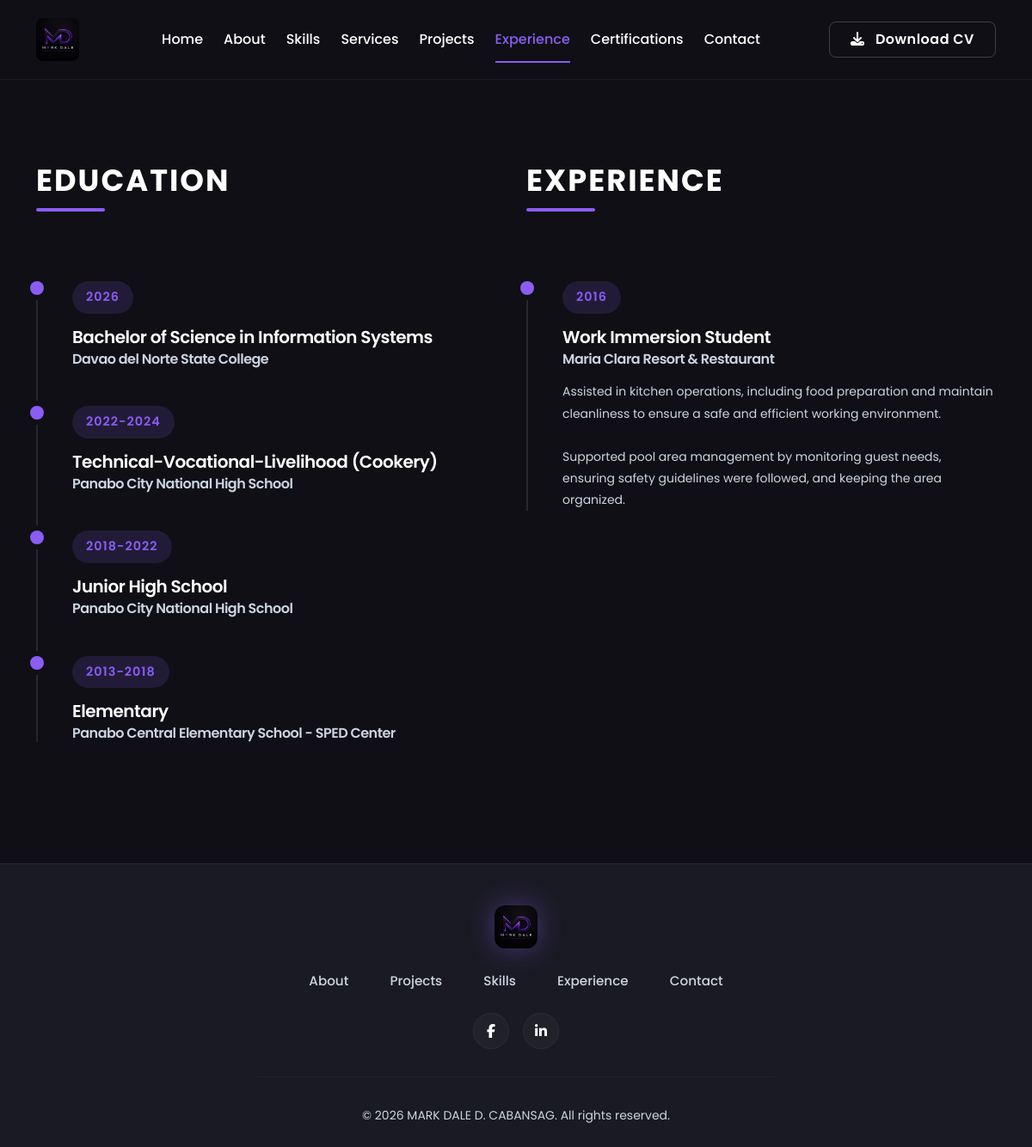
/experience.php, run on an earlier commit of the app's database.
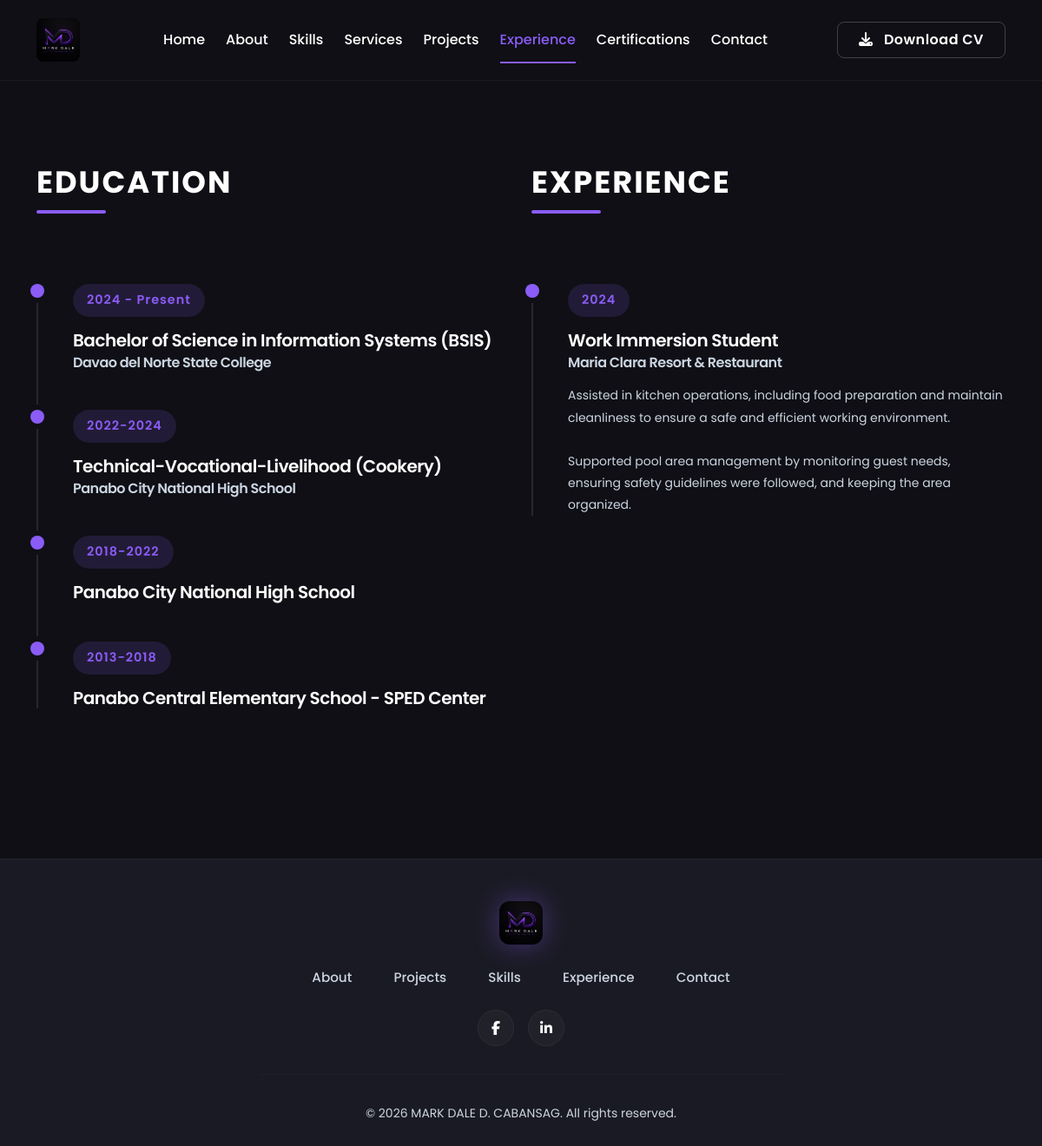
And on a later commit of the database.
### tables this page shows
CREATE TABLE `experience` (
  `id` int(11) NOT NULL AUTO_INCREMENT,
  `year` varchar(50) DEFAULT NULL,
  `title` varchar(255) DEFAULT NULL,
  `company` varchar(255) DEFAULT NULL,
  `description` text DEFAULT NULL,
  `type` enum('work','education','certification') DEFAULT 'work',
  `month` varchar(50) DEFAULT '',
  `image` varchar(255) DEFAULT '',
  `keywords` varchar(255) DEFAULT '',
  PRIMARY KEY (`id`)
);

CREATE TABLE `settings` (
  `id` int(11) NOT NULL AUTO_INCREMENT,
  `site_title` varchar(255) DEFAULT 'Mark Dale D. Cabansag',
  `hero_title` varchar(255) DEFAULT 'INFORMATION SYSTEMS STUDENT',
  `hero_name` varchar(255) DEFAULT 'MARK DALE D. CABANSAG',
  `objective` text DEFAULT NULL,
  `email` varchar(255) DEFAULT 'markcabansag108@gmail.com',
  `phone` varchar(50) DEFAULT '0993-740-0980',
  `location` varchar(255) DEFAULT 'Purok 2b, Sto Nino, Carmen, Davao del Norte',
  `linkedin` varchar(255) DEFAULT 'https://www.linkedin.com/in/mark-dale-cabansag-010105409/',
  `github` varchar(255) DEFAULT '',
  PRIMARY KEY (`id`)
);

### experience.php (the view, shortened to what this page needs)
<?php require_once 'includes/header.php'; ?>
<section class="py-5 mt-5 min-vh-100">
    <div class="container">
        <div class="row">
            <div class="col-lg-6 mb-5 mb-lg-0">
                <h2 class="section-title">Education</h2>
                <div class="timeline mt-5">
                    <?php
                    $stmt = $pdo->prepare("SELECT * FROM experience WHERE type='education' ORDER BY year DESC");
                    $stmt->execute();
                    $educations = $stmt->fetchAll(PDO::FETCH_ASSOC);
                    if(count($educations) == 0) {
                        echo '<div class="col-12 text-center py-5"><div class="d-inline-flex align-items-center justify-content-center rounded-circle mb-4" style="width: 80px; height: 80px; background-color: rgba(255,255,255,0.05);"><i class="fas fa-graduation-cap fa-2x text-muted"></i></div><h4 class="text-white fw-bold mb-2">No Education Posted Yet</h4><p class="text-muted mb-0">Check back later for updates!</p></div>';
                    } else {
                        foreach($educations as $edu): ?>
                            <div class="timeline-item">
                                <div class="timeline-date"><?= htmlspecialchars($edu['year']) ?></div>
                                <h5 class="text-white mb-1"><?= htmlspecialchars($edu['title']) ?></h5>
                                <h6 class="text-muted mb-0"><?= htmlspecialchars($edu['company']) ?></h6>
                            </div>
                        <?php endforeach;
                    } ?>
                </div>
            </div>
            <div class="col-lg-6">
                <h2 class="section-title">Experience</h2>
                <div class="timeline mt-5">
                    <?php
                    $stmt = $pdo->prepare("SELECT * FROM experience WHERE type='work' ORDER BY year DESC");
                    $stmt->execute();
                    $experiences = $stmt->fetchAll(PDO::FETCH_ASSOC);
                    if(count($experiences) == 0) {
                        echo '<div class="col-12 text-center py-5"><div class="d-inline-flex align-items-center justify-content-center rounded-circle mb-4" style="width: 80px; height: 80px; background-color: rgba(255,255,255,0.05);"><i class="fas fa-briefcase fa-2x text-muted"></i></div><h4 class="text-white fw-bold mb-2">No Experience Posted Yet</h4><p class="text-muted mb-0">Check back later for updates!</p></div>';
                    } else {
                        foreach($experiences as $exp): ?>
                            <div class="timeline-item">
                                <div class="timeline-date"><?= htmlspecialchars($exp['year']) ?></div>
                                <h5 class="text-white mb-1"><?= htmlspecialchars($exp['title']) ?></h5>
                                <h6 class="text-muted mb-3"><?= htmlspecialchars($exp['company']) ?></h6>
                                <div class="text-muted small"><?= nl2br(htmlspecialchars($exp['description'])) ?></div>
                            </div>
                        <?php endforeach;
                    } ?>
                </div>
            </div>
        </div>
    </div>
</section>
<?php require_once 'includes/footer.php'; ?>

### includes/header.php (shortened to what this page needs)
<?php
require_once 'includes/db.php';
$stmt = $pdo->query("SELECT * FROM settings LIMIT 1");
$settings = $stmt->fetch(PDO::FETCH_ASSOC);
$current_page = basename($_SERVER['PHP_SELF']);
?>
<!DOCTYPE html>
<html lang="en">
<head>
    <link href="https://cdn.jsdelivr.net/npm/bootstrap@5.3.2/dist/css/bootstrap.min.css" rel="stylesheet">
    <link rel="stylesheet" href="https://cdnjs.cloudflare.com/ajax/libs/font-awesome/6.4.2/css/all.min.css">
    <?php $css_file = 'assets/css/style.css'; ?>
    <link rel="stylesheet" href="<?= $css_file ?>?v=<?= file_exists($css_file) ? filemtime($css_file) : time() ?>">
</head>
<body>
<nav class="navbar navbar-expand-xl navbar-dark navbar-custom sticky-top py-3">
  <div class="container">
    <a class="navbar-brand d-flex align-items-center" href="./">
      <img src="assets/images/logo.png" alt="MD Logo" style="height: 50px; width: auto; border-radius: 8px;">
    </a>
    <div class="collapse navbar-collapse" id="navbarNav">
      <ul class="navbar-nav mx-auto align-items-center gap-2 gap-xl-4 mt-3 mt-xl-0">
        <li class="nav-item">
          <a class="nav-link <?= $current_page == 'index.php' ? 'active' : '' ?>" href="./">Home</a>
        </li>
        <li class="nav-item">
          <a class="nav-link <?= $current_page == 'about.php' ? 'active' : '' ?>" href="about">About</a>
        </li>
        <li class="nav-item">
          <a class="nav-link <?= $current_page == 'skills.php' ? 'active' : '' ?>" href="skills">Skills</a>
        </li>
        <li class="nav-item">
          <a class="nav-link <?= $current_page == 'services.php' ? 'active' : '' ?>" href="services">Services</a>
        </li>
        <li class="nav-item">
          <a class="nav-link <?= $current_page == 'projects.php' ? 'active' : '' ?>" href="projects">Projects</a>
        </li>
        <li class="nav-item">
          <a class="nav-link <?= $current_page == 'experience.php' ? 'active' : '' ?>" href="experience">Experience</a>
        </li>
        <li class="nav-item">
          <a class="nav-link <?= $current_page == 'certifications.php' ? 'active' : '' ?>" href="certifications">Certifications</a>
        </li>
        <li class="nav-item">
          <a class="nav-link <?= $current_page == 'contact.php' ? 'active' : '' ?>" href="contact">Contact</a>
        </li>
      </ul>
      <div class="d-flex align-items-center mt-3 mt-xl-0">
        <a class="btn btn-outline-custom px-4 py-2" href="cv" target="_blank"><i class="fas fa-download me-2"></i> Download CV</a>
      </div>
    </div>
  </div>
</nav>

### includes/footer.php (shortened to what this page needs)
<footer class="pt-5 pb-4 mt-5 border-top" style="border-color: rgba(255,255,255,0.05) !important; background-color: var(--surface-color);">
    <div class="container text-center">
        <a href="./" class="d-inline-block mb-4 text-decoration-none">
            <img src="assets/images/logo.png" alt="MD Logo" style="height: 50px; width: auto; border-radius: 12px; filter: drop-shadow(0 0 15px rgba(139, 92, 246, 0.4));">
        </a>
        <div class="d-flex flex-wrap justify-content-center gap-3 gap-md-5 mb-4 footer-nav-links">
            <a href="about" class="text-muted text-decoration-none">About</a>
            <a href="projects" class="text-muted text-decoration-none">Projects</a>
            <a href="skills" class="text-muted text-decoration-none">Skills</a>
            <a href="experience" class="text-muted text-decoration-none">Experience</a>
            <a href="contact" class="text-muted text-decoration-none">Contact</a>
        </div>
        <div class="d-flex justify-content-center gap-3 mb-2">
            <a href="https://www.facebook.com/markdalecabansag1" class="social-icon-footer" target="_blank"><i class="fab fa-facebook-f"></i></a>
            <?php if(!empty($settings['linkedin'])): ?>
            <a href="<?= htmlspecialchars($settings['linkedin']) ?>" class="social-icon-footer" target="_blank"><i class="fab fa-linkedin-in"></i></a>
            <?php endif; ?>
        </div>
        <hr style="border-color: rgba(255,255,255,0.1); margin: 2rem auto; width: 100%; max-width: 600px;">
        <p class="text-muted small mb-0">&copy; <?= date('Y') ?> <?= htmlspecialchars($settings['hero_name'] ?? 'Mark Dale D. Cabansag') ?>. All rights reserved.</p>
    </div>
</footer>
</body>
</html>

### assets/css/style.css (style rules this page uses)
:root { --bg-color: #0f0f15; --surface-color: #1a1a24; --surface-light: #252533; --primary-color: #8b5cf6; --primary-hover: #a78bfa; --text-main: #ffffff; --text-muted: #cbd5e1; --font-family: 'Poppins', sans-serif; }
body { background-color: var(--bg-color); color: var(--text-main); font-family: var(--font-family); -webkit-font-smoothing: antialiased; font-size: 16px; line-height: 1.8; }
.text-muted { color: var(--text-muted) !important; }
a { text-decoration: none; transition: all 0.3s ease; }
h1, h2, h3, h4, h5, h6 { color: var(--text-main); font-weight: 600; letter-spacing: -0.5px; }
.navbar-custom { background-color: var(--bg-color); border-bottom: 1px solid rgba(255, 255, 255, 0.05); padding: 1.25rem 0; }
.navbar-custom .nav-link { color: var(--text-main); font-weight: 500; font-size: 1rem; padding: 0.5rem 0 !important; position: relative; }
.navbar-custom .nav-link:hover, .navbar-custom .nav-link.active { color: var(--primary-color); }
.navbar-custom .nav-link::after { content: ''; position: absolute; bottom: -5px; left: 0; width: 0%; height: 2px; background-color: var(--primary-color); transition: width 0.3s ease; }
.navbar-custom .nav-link:hover::after, .navbar-custom .nav-link.active::after { width: 100%; }
.btn { padding: 14px 30px; font-size: 1rem; font-weight: 600; border-radius: 8px; letter-spacing: 0.5px; }
.btn-outline-custom { background-color: transparent; color: var(--text-main); border: 1px solid rgba(255, 255, 255, 0.2); }
.timeline { border-left: 2px solid rgba(255,255,255,0.1); padding-left: 40px; position: relative; }
.timeline-item { margin-bottom: 45px; position: relative; }
.timeline-item::before { content: ''; position: absolute; left: -49px; top: 0; width: 16px; height: 16px; border-radius: 50%; background-color: var(--primary-color); box-shadow: 0 0 0 6px var(--bg-color); transition: all 0.3s ease; }
.timeline-date { display: inline-block; padding: 6px 16px; background-color: rgba(139, 92, 246, 0.15); color: var(--primary-color); border-radius: 30px; font-weight: 600; font-size: 0.9rem; margin-bottom: 15px; letter-spacing: 1px; }
.section-title { font-weight: 700; margin-bottom: 3rem; font-size: 2.2rem; text-transform: uppercase; letter-spacing: 2px; position: relative; display: inline-block; }
.section-title::after { content: ''; position: absolute; bottom: -15px; left: 0; width: 80px; height: 4px; background-color: var(--primary-color); border-radius: 2px; }

### includes/footer.php (style rules this page uses)
.footer-nav-links a { font-weight: 500; font-size: 0.95rem; transition: color 0.3s ease; }
.social-icon-footer { display: inline-flex; align-items: center; justify-content: center; width: 42px; height: 42px; background-color: rgba(255,255,255,0.03); color: var(--text-main); border-radius: 50%; transition: all 0.3s ease; border: 1px solid rgba(255,255,255,0.05); }

What changed in the data, as far as the page shows it:
changed experience "Davao del Norte State College": year "2026" → "2024 - Present"; title "Bachelor of Science in Information Systems" → "Bachelor of Science in Information Systems (BSIS)"
changed experience (number 3 of 5 on the later page): title "Junior High School" → "Panabo City National High School"; company "Panabo City National High School" → (not shown)
changed experience "Panabo Central Elementary School - SPED Center": title "Elementary" → "Panabo Central Elementary School - SPED Center"; company "Panabo Central Elementary School - SPED Center" → (not shown)
changed experience "Work Immersion Student": year "2016" → "2024"
